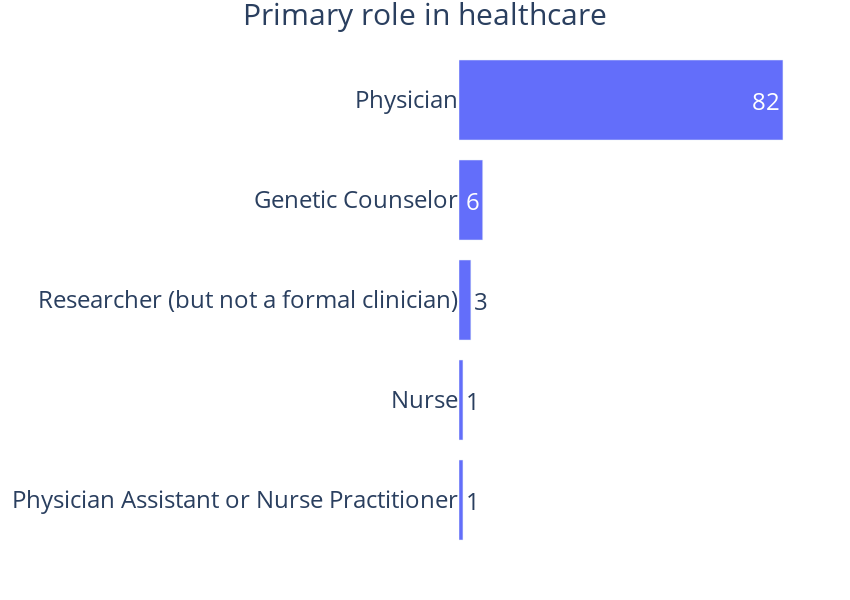

Notebook code cell kept with this figure:
### Code cell
fig = go.Figure(
    go.Bar(x=Q4_value_counts['Count'], y=Q4_value_counts['Value'], orientation='h', showlegend=False, 
           text=Q4_value_counts['Count'], textposition='auto', textfont=dict(size=24), marker=dict(color='rgba(99,110,250,255)'))
)

bar_chart_2_order = ['Physician Assistant or Nurse Practitioner', 'Nurse','Researcher (but not a formal clinician)','Genetic Counselor','Physician']
fig.update_yaxes(categoryorder='array', categoryarray=bar_chart_2_order)



fig.update_xaxes(showgrid=True, zeroline=True, showline=True, linewidth=1, linecolor='black', mirror=False, tickfont=dict(size=24), visible=False)
fig.update_yaxes(showgrid=True, zeroline=True, showline=False, linewidth=1, linecolor='black', mirror=False, tickfont=dict(size=24))

fig.update_layout(
    width=850,   # Set the width of the figure
    height=600   # Set the height of the figure
)

fig.update_layout(
    paper_bgcolor="white",
    plot_bgcolor="white",
    title_text="Primary role in healthcare",  # Add a title to the figure
    title_x=0.5,  # Center the title horizontally
    title_font=dict(size=30),
    margin=dict(t=50, l=50, r=50, b=50)
)

fig.show()
fig.write_image("Participants_role.png", width=800, height=600, scale=6)

### Figure 1 — Plotly figure (JSON) as saved in the notebook; plotly's stock layout.template omitted (floating-point values rounded to 4 significant figures)
{"data": [{"marker": {"color": "rgba(99,110,250,255)"}, "orientation": "h", "showlegend": false, "text": [82, 6, 3, 1, 1], "textfont": {"size": 24}, "textposition": "auto", "type": "bar", "x": [82, 6, 3, 1, 1], "y": ["Physician", "Genetic Counselor", "Researcher (but not a formal clinician)", "Nurse", "Physician Assistant or Nurse Practitioner"]}], "layout": {"height": 600, "margin": {"b": 50, "l": 50, "r": 50, "t": 50}, "paper_bgcolor": "white", "plot_bgcolor": "white", "title": {"font": {"size": 30}, "text": "Primary role in healthcare", "x": 0.5}, "width": 850, "xaxis": {"autorange": true, "linecolor": "black", "linewidth": 1, "mirror": false, "range": [0, 86.32], "showgrid": true, "showline": true, "tickfont": {"size": 24}, "type": "linear", "visible": false, "zeroline": true}, "yaxis": {"autorange": true, "categoryarray": ["Physician Assistant or Nurse Practitioner", "Nurse", "Researcher (but not a formal clinician)", "Genetic Counselor", "Physician"], "categoryorder": "array", "linecolor": "black", "linewidth": 1, "mirror": false, "range": [-0.5, 4.5], "showgrid": true, "showline": false, "tickfont": {"size": 24}, "type": "category", "zeroline": true}}}
